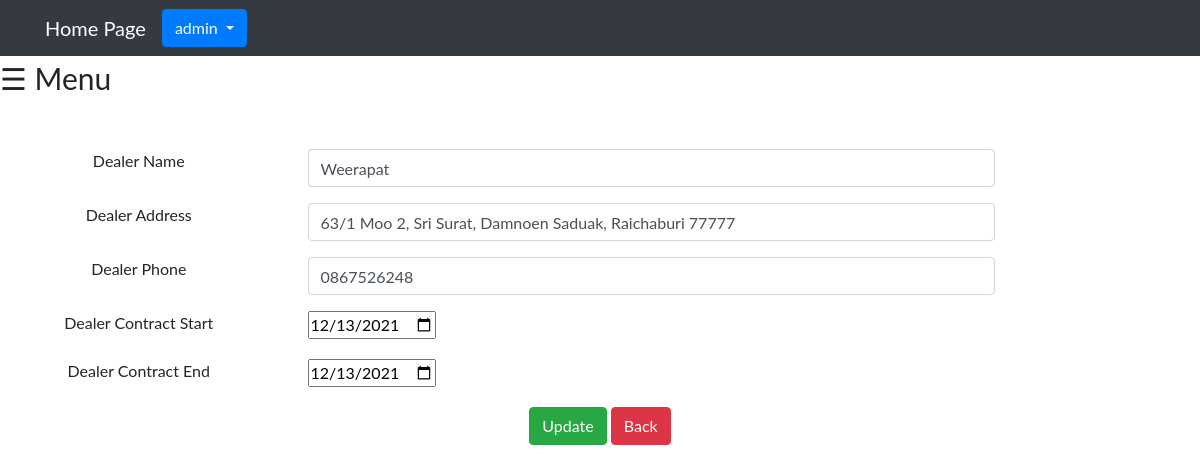
The page /Dealeredit.php?update_id=1 (signed in) on the database its author committed.
### tables this page shows
CREATE TABLE `tbl_dealer` (
  `DealerId` int(11) NOT NULL,
  `DealerName` varchar(255) DEFAULT NULL,
  `DealerAddress` varchar(255) DEFAULT NULL,
  `DealerPhone` varchar(255) DEFAULT NULL,
  `ContractStart` date DEFAULT NULL,
  `ContractEnd` date DEFAULT NULL
);

### Dealeredit.php (the view, shortened to what this page needs)
<?php
    include('connect.php');
    if (isset($_REQUEST['update_id'])) {
        try {
            $id = $_REQUEST['update_id'];
            $sql ="SELECT * FROM tbl_dealer WHERE $id = DealerId";
            $result = $conn->query($sql);
            $data = array();
            while($row = $result->fetch_assoc()) {
                $data[] = $row;
            }
            foreach($data as $key => $dealer){}
        } catch(PDOException $e) {
            $e->getMessage();
        }
    }
?>
<!DOCTYPE html>
<html lang="en">
<head>
    <nav class="navbar navbar-expand-sm navbar-dark bg-dark">
            <div class="container">
                <a href="main.php" class="navbar-brand">Home Page</a>
                <div id="navbar1" class="collapse navbar-collapse">
                    <div class="dropdown">
                        <div id="navbar1" class="collapse navbar-collapse">
                            <ul class="navbar-nav ms-auto">
                                <button class="btn btn-primary dropdown-toggle" type="button" id="dropdownMenuButton" data-toggle="dropdown" aria-haspopup="true" aria-expanded="false"
                                ><?php echo $_SESSION['StaffName'] ?>
                                </button>
                            </ul>
                        </div>
                    </div>
                </div>
            </div>
        </nav>
</head>
<body>
        <?php
            include('slidebar.php');
        ?>
        <form method="post" class="form-horizontal mt-5">
            <div class="form-group text-center">
                <div class="row">
                    <label for="DealerName" class="col-sm-3 control-label">Dealer Name</label>
                    <div class="col-sm-7">
                        <input type="text" name="txt_DealerName" class="form-control" value="<?php echo $dealer["DealerName"]; ?>">
                    </div>
                </div>
            </div>
            <div class="form-group text-center">
                <div class="row">
                    <label for="DealerAddress" class="col-sm-3 control-label">Dealer Address</label>
                    <div class="col-sm-7">
                        <input type="text" name="txt_DealerAddress" class="form-control" value="<?php echo $dealer["DealerAddress"]; ?>">
                    </div>
                </div>
            </div>
            <div class="form-group text-center">
                <div class="row">
                    <label for="DealerAddress" class="col-sm-3 control-label">Dealer Phone</label>
                    <div class="col-sm-7">
                        <input type="text" name="txt_DealerPhone" class="form-control" value="<?php echo $dealer["DealerPhone"]; ?>">
                    </div>
                </div>
            </div>
            <div class="form-group text-center">
                <div class="row">
                    <label for="Medicine Price" class="col-sm-3 control-label">Dealer Contract Start</label>
                    <div class="col-sm-1">
                    <input type="date"  name="ContractStart"
                                        value="<?php echo date('Y-m-j'); ?>" required
                                        min="2021-3-22" max="2030-12-31">
                    </div>
                </div>
            </div>
            <div class="form-group text-center">
                <div class="row">
                    <label for="Medicine Price" class="col-sm-3 control-label">Dealer Contract End</label>
                    <div class="col-sm-1">
                    <input type="date"  name="ContractEnd"
                                        value="<?php echo date('Y-m-j'); ?>" required
                                        min="2021-3-22" max="2030-12-31">
                    </div>
                </div>
            </div>
            <div class="form-group text-center">
                <div class="col-md-12 mt-3">
                    <input type="submit" name="btn_update" class="btn btn-success" value="Update">
                    <a href="Dealershow.php" class="btn btn-danger">Back</a>
                </div>
            </div>
        </form>
</body>
</html>

### slidebar.php (style rules this page uses)
body { font-family: "Lato", sans-serif; }

### rows shown on the page
tbl_dealer: txt_DealerName "Weerapat", txt_DealerAddress "63/1 Moo 2, Sri Surat, Damnoen Saduak, Raichaburi 77777", txt_DealerPhone "0867526248"

### other values the page prints
$_SESSION['StaffName'] "admin"
